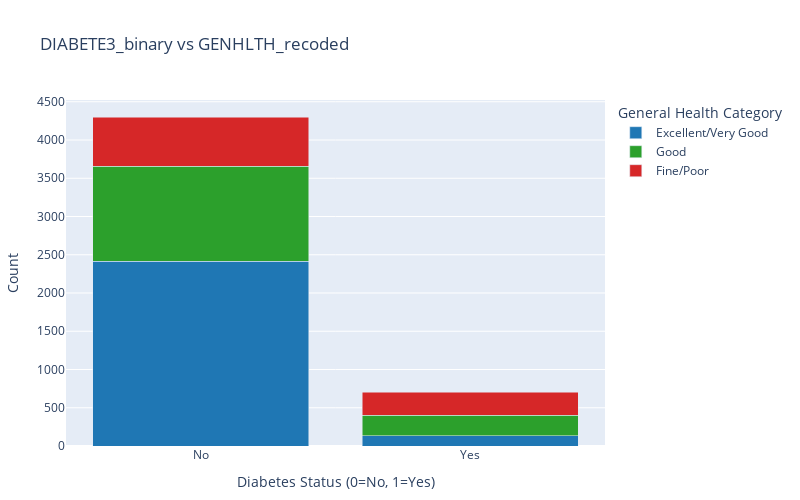

Notebook code cell kept with this figure:
### Markdown cell above
# <span style="color: red;">★</span> 
#### Added for Module 3 with GENHLTH recoded for reduced Categories

### Code cell
# This can alaso be done with interactive plots using plotly
import plotly.express as px

# Create cross-tabulation
cross_tab = pd.crosstab(BFRSS2014_df['DIABETE3_binary'], BFRSS2014_df['GENHLTH_recoded'])
print("\nCross-tabulation of DIABETE3_binary and GENHLTH_recoded:")
print(cross_tab)

# Prepare data for Plotly (melt cross_tab to long format)
cross_tab_reset = cross_tab.reset_index()
cross_tab_melted = cross_tab_reset.melt(
    id_vars='DIABETE3_binary',
    value_vars=cross_tab.columns,
    var_name='GENHLTH_recoded',
    value_name='count'
)

# Define custom labels for GENHLTH_recoded
genhlth_labels = {
    1: 'Excellent/Very Good',
    2: 'Good',
    3: 'Fine/Poor'
}

# Map GENHLTH values to labels
cross_tab_melted['GENHLTH_recoded'] = cross_tab_melted['GENHLTH_recoded'].map(genhlth_labels)

# Create interactive stacked bar plot
fig = px.bar(
    cross_tab_melted,
    x='DIABETE3_binary',
    y='count',
    color='GENHLTH_recoded',
    barmode='stack',
    labels={
        'DIABETE3_binary': 'Diabetes Status (0=No, 1=Yes)',
        'count': 'Count',
        'GENHLTH': 'General Health Category'
    },
    title='DIABETE3_binary vs GENHLTH_recoded',
    color_discrete_map={
        'Excellent/Very Good': '#1f77b4',  # Blue
        'Good': '#2ca02c',  # Green
        'Fine/Poor': '#d62728'        # Red
    }
)

# Update layout for readability
fig.update_layout(
    width=800,
    height=500,
    legend_title_text='General Health Category ',
    xaxis=dict(tickvals=[0, 1], ticktext=['No', 'Yes']),
    margin=dict(l=50, r=50, t=100, b=50)
)

# Show the plot
fig.show()

### Figure 1 — Plotly figure (JSON) as saved in the notebook; plotly's stock layout.template omitted (floating-point values rounded to 4 significant figures)
{"data": [{"alignmentgroup": "True", "hovertemplate": "GENHLTH_recoded=Excellent/Very Good<br>Diabetes Status (0=No, 1=Yes)=%{x}<br>Count=%{y}<extra></extra>", "legendgroup": "Excellent/Very Good", "marker": {"color": "#1f77b4", "pattern": {"shape": ""}}, "name": "Excellent/Very Good", "offsetgroup": "Excellent/Very Good", "orientation": "v", "showlegend": true, "textposition": "auto", "type": "bar", "x": [0, 1], "xaxis": "x", "y": [2413, 136], "yaxis": "y"}, {"alignmentgroup": "True", "hovertemplate": "GENHLTH_recoded=Good<br>Diabetes Status (0=No, 1=Yes)=%{x}<br>Count=%{y}<extra></extra>", "legendgroup": "Good", "marker": {"color": "#2ca02c", "pattern": {"shape": ""}}, "name": "Good", "offsetgroup": "Good", "orientation": "v", "showlegend": true, "textposition": "auto", "type": "bar", "x": [0, 1], "xaxis": "x", "y": [1244, 268], "yaxis": "y"}, {"alignmentgroup": "True", "hovertemplate": "GENHLTH_recoded=Fine/Poor<br>Diabetes Status (0=No, 1=Yes)=%{x}<br>Count=%{y}<extra></extra>", "legendgroup": "Fine/Poor", "marker": {"color": "#d62728", "pattern": {"shape": ""}}, "name": "Fine/Poor", "offsetgroup": "Fine/Poor", "orientation": "v", "showlegend": true, "textposition": "auto", "type": "bar", "x": [0, 1], "xaxis": "x", "y": [640, 299], "yaxis": "y"}], "layout": {"barmode": "stack", "height": 500, "legend": {"title": {"text": "General Health Category "}, "tracegroupgap": 0}, "margin": {"b": 50, "l": 50, "r": 50, "t": 100}, "title": {"text": "DIABETE3_binary vs GENHLTH_recoded"}, "width": 800, "xaxis": {"anchor": "y", "autorange": true, "domain": [0, 1], "range": [-0.5, 1.5], "ticktext": ["No", "Yes"], "tickvals": [0, 1], "title": {"text": "Diabetes Status (0=No, 1=Yes)"}, "type": "linear"}, "yaxis": {"anchor": "x", "autorange": true, "domain": [0, 1], "range": [0, 4523.0], "title": {"text": "Count"}, "type": "linear"}}}
